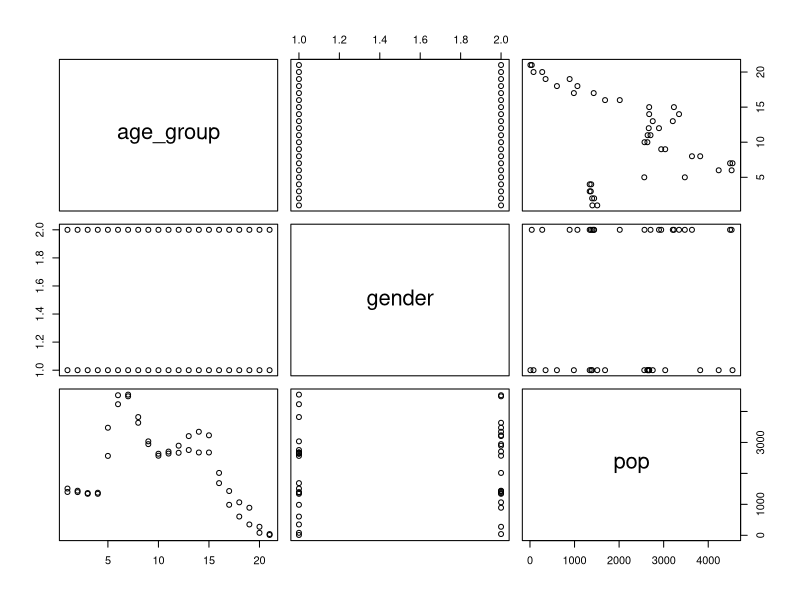
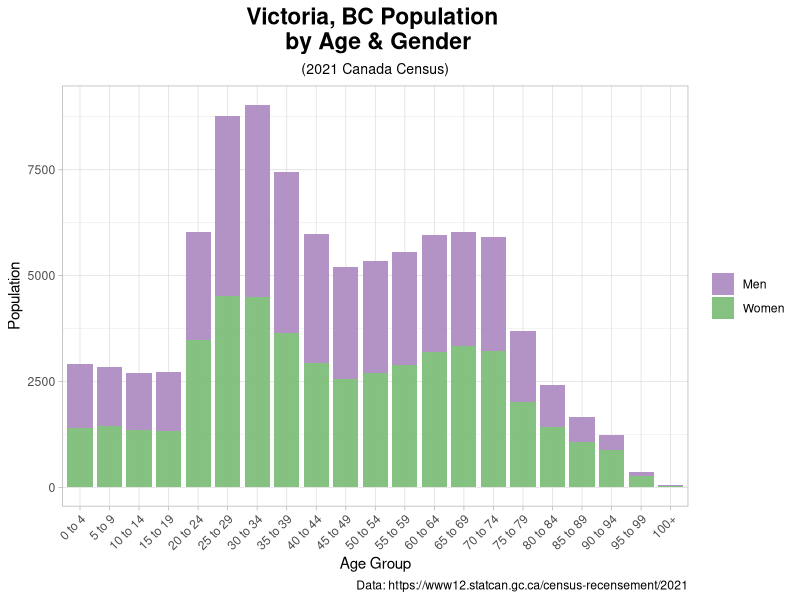
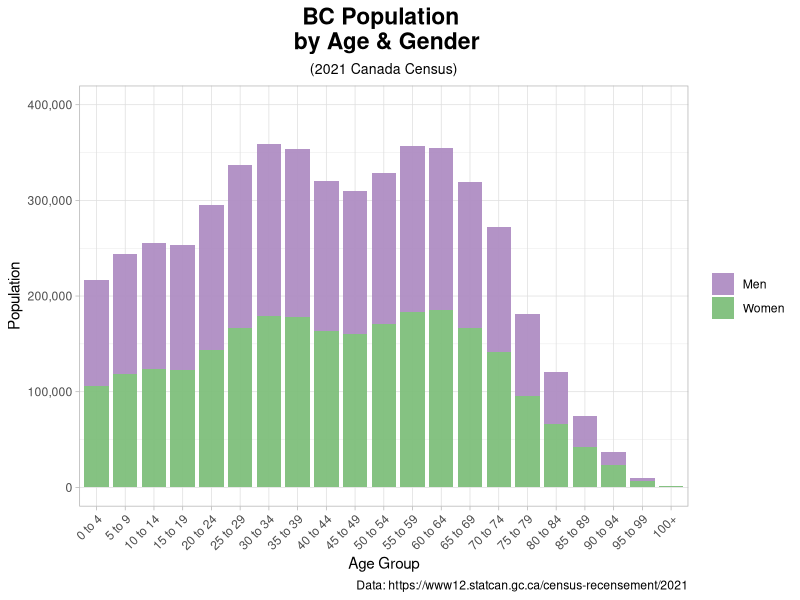
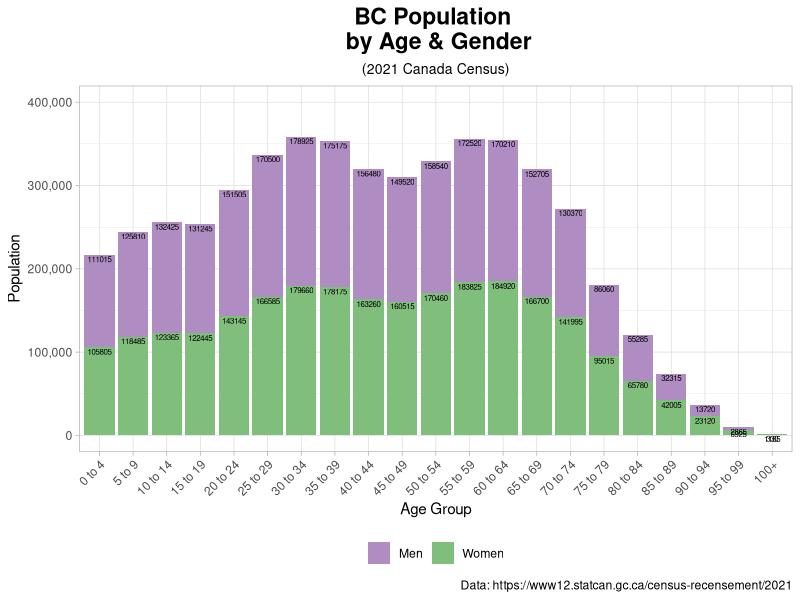
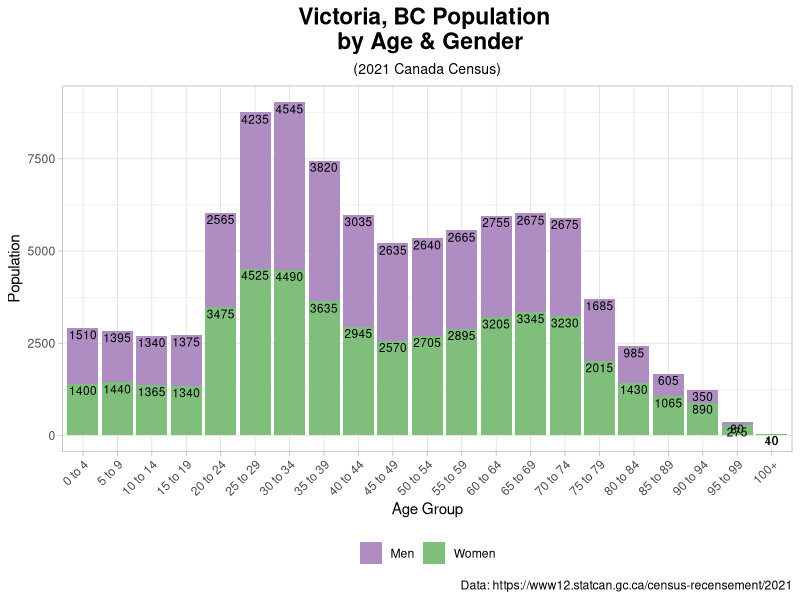
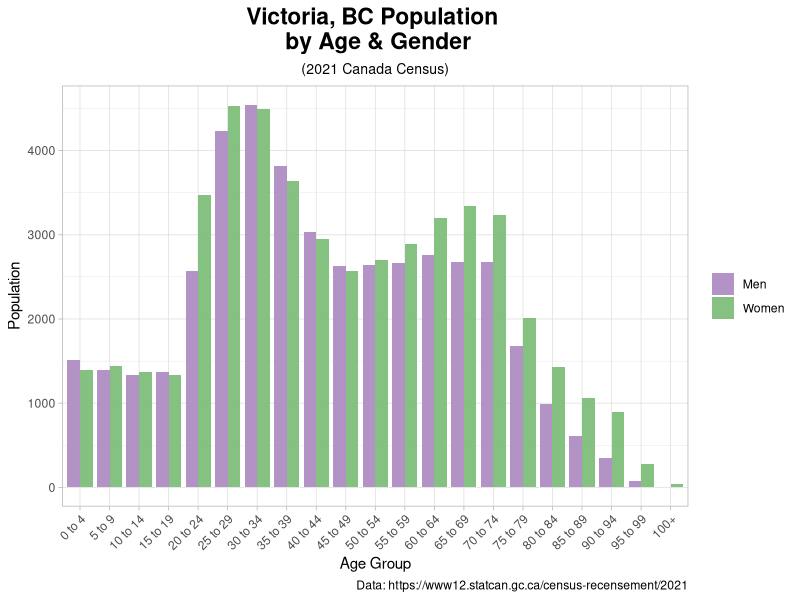
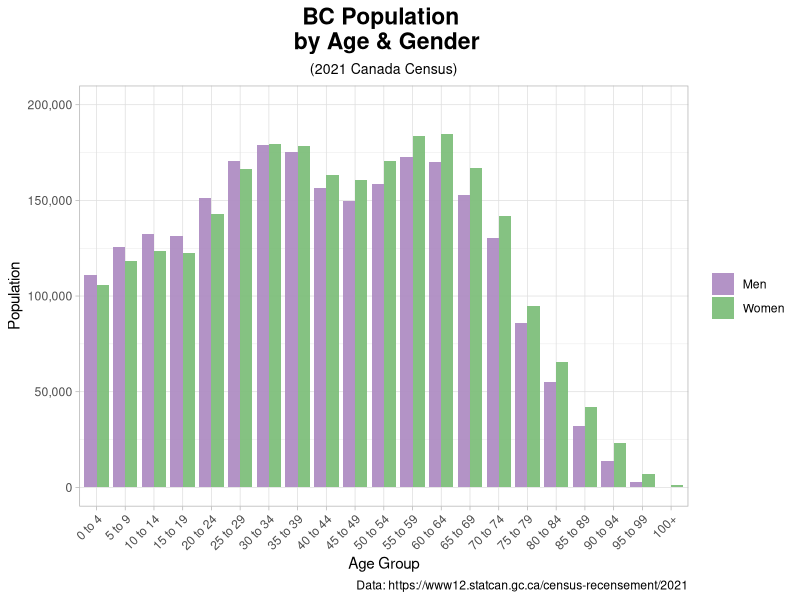
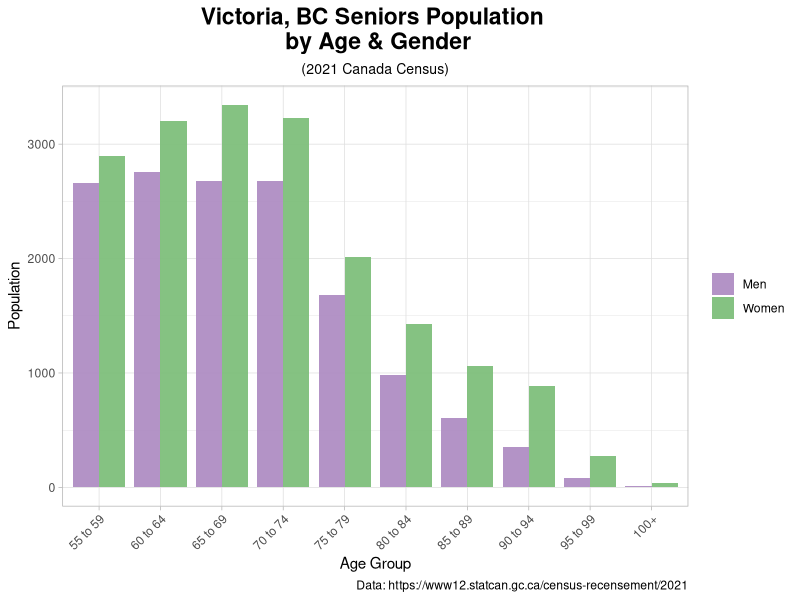

Write the R code that produced these figures, in order.
## ---- chunk 1
knitr::opts_chunk$set(echo = TRUE)
## ---- chunk 2
# install.packages("")
library(tidyverse)
library(patchwork) # for muoltiple plots
## ---- chunk 3
Victoria_pop_age_gender_2021 <- read.csv("Pop-Age-Gender-Victoria-2021-Census-2021A00055917034_5.csv", 
                                         skip = 2, header = T)
BC_pop_2021 <- read.csv("BC-Pop-2021A000259_6.csv", 
                                         skip = 2, header = T)
Canada_senior_pop_2021 <- read.csv("Canada-Senior-pop-percentage-2021A000259_5.csv", 
                                         skip = 2, header = T)
## ---- chunk 4
Victoria_pop_age_gender_2021 <- head(Victoria_pop_age_gender_2021, -12)
BC_pop_2021 <- head(BC_pop_2021, -12)
Canada_senior_pop_2021 <- head(Canada_senior_pop_2021, -12)
## ---- chunk 5
class(Victoria_pop_age_gender_2021)
str(Victoria_pop_age_gender_2021)
colnames(Victoria_pop_age_gender_2021)
print(Victoria_pop_age_gender_2021)
glimpse(Victoria_pop_age_gender_2021)

class(BC_pop_2021)
str(BC_pop_2021)
colnames(BC_pop_2021)
print(BC_pop_2021)
glimpse(BC_pop_2021)
## ---- chunk 6
Victoria_pop_age_gender_2021[Victoria_pop_age_gender_2021 == "Women+"] <- "Women"
Victoria_pop_age_gender_2021[Victoria_pop_age_gender_2021 == "Men+"] <- "Men"

BC_pop_2021[BC_pop_2021 == "Women+"] <- "Women"
BC_pop_2021[BC_pop_2021 == "Men+"] <- "Men"
## ---- chunk 7
colnames(Victoria_pop_age_gender_2021) <- c("age_group", "gender", "pop")
colnames(BC_pop_2021) <- c("age_group", "gender", "pop")
## ---- chunk 8
Victoria_pop_age_gender_2021$age_group <- factor(Victoria_pop_age_gender_2021$age_group, 
      levels = str_sort(unique(Victoria_pop_age_gender_2021$age_group), numeric = TRUE))
str(Victoria_pop_age_gender_2021)

BC_pop_2021$age_group <- factor(BC_pop_2021$age_group, 
      levels = str_sort(unique(BC_pop_2021$age_group), numeric = TRUE))
str(BC_pop_2021)
## ---- chunk 9
Victoria_pop_age_gender_2021_seniors <- 
  Victoria_pop_age_gender_2021[Victoria_pop_age_gender_2021$age_group %in%
          c("55 to 59", "60 to 64", "65 to 69", "70 to 74", "75 to 79", 
            "80 to 84", "85 to 89", "90 to 94", "95 to 99", "100+"), ]

BC_pop_2021_seniors <- 
  BC_pop_2021[BC_pop_2021$age_group %in%
          c("55 to 59", "60 to 64", "65 to 69", "70 to 74", "75 to 79", 
            "80 to 84", "85 to 89", "90 to 94", "95 to 99", "100+"), ]
## ---- chunk 10
Victoria_pop_age_gender_2021_wide <- Victoria_pop_age_gender_2021 %>%
  pivot_wider(names_from = gender, values_from = pop)
## ---- chunk 11
class(Victoria_pop_age_gender_2021_wide)
str(Victoria_pop_age_gender_2021_wide)
colnames(Victoria_pop_age_gender_2021_wide)
print(Victoria_pop_age_gender_2021_wide)
glimpse(Victoria_pop_age_gender_2021_wide)
## ---- chunk 12
Victoria_pop_age_gender_2021_wide$age_group <- factor(Victoria_pop_age_gender_2021_wide$age_group, 
  levels = str_sort(unique(Victoria_pop_age_gender_2021_wide$age_group), numeric = TRUE))
str(Victoria_pop_age_gender_2021_wide)
## ---- chunk 13
Victoria_pop_age_gender_2021_wide$index <- as.numeric(row.names(Victoria_pop_age_gender_2021_wide))
Victoria_pop_age_gender_2021_wide[order(Victoria_pop_age_gender_2021_wide$index), ]
## ---- chunk 14
plot(Victoria_pop_age_gender_2021)
## ---- chunk 15
# colour_palette <- c("#d8b365", "#5ab4ac") # Colour brewer color-blind safe
colour_palette <- c("#af8dc3", "#7fbf7b") # Colour brewer color-blind safe

Vic_1 <- Victoria_pop_age_gender_2021 %>%
  ggplot(aes(x = age_group, y = pop, fill = gender)) +
  geom_bar(stat = "identity", alpha = 0.95, width = 0.85)  + # width = 1 no space between bars
  theme_light() +
  theme(
    plot.title = element_text(size = rel(1.5), face = "bold", hjust = 0.5),
    plot.subtitle = element_text(size = rel(.92), hjust = 0.5),
    axis.text.x = element_text(angle = 45, hjust = 1),
    legend.title = element_blank()
    ) +
  scale_fill_manual(values = colour_palette) +
  labs(title = "Victoria, BC Population \n by Age & Gender",
       subtitle = "(2021 Canada Census)",
       x = "Age Group",
       y = "Population",
       caption = "Data: https://www12.statcan.gc.ca/census-recensement/2021")
Vic_1 
## ---- chunk 16
# colour_palette <- c("#d8b365", "#5ab4ac") # Colour brewer color-blind safe
colour_palette <- c("#af8dc3", "#7fbf7b") # Colour brewer color-blind safe

BC <- BC_pop_2021 %>%
  ggplot(aes(x = age_group, y = pop, fill = gender)) +
  geom_bar(stat = "identity", alpha = 0.95, width = 0.85)  + # width = 1 no space between bars
  theme_light() +
  theme(
    plot.title = element_text(size = rel(1.5), face = "bold", hjust = 0.5),
    plot.subtitle = element_text(size = rel(.92), hjust = 0.5),
    axis.text.x = element_text(angle = 45, hjust = 1),
    legend.title = element_blank()
    ) +
  scale_fill_manual(values = colour_palette) +
  labs(title = "BC Population \n by Age & Gender",
       subtitle = "(2021 Canada Census)",
       x = "Age Group",
       y = "Population",
       caption = "Data: https://www12.statcan.gc.ca/census-recensement/2021") + 
  scale_y_continuous(limits = c(0, 400000), labels = scales::comma) 
        # to avoid scientific notation
BC
## ---- chunk 17
# colour_palette <- c("#d8b365", "#5ab4ac") # Colour brewer color-blind safe

# get cumulative sum
BC_pop_2021 <- BC_pop_2021 %>%
  group_by(age_group) %>% 
  mutate(label_y = cumsum(pop))

colour_palette <- c("#af8dc3", "#7fbf7b") # Colour brewer color-blind safe

BC_lab <- BC_pop_2021 %>%
  ggplot(aes(x = age_group, y = pop, fill = gender)) +
  geom_col()  + 
  geom_text(aes(y = label_y, label = pop), vjust = 1.25, size = 2) +
  theme_light() +
  theme(
    plot.title = element_text(size = rel(1.5), face = "bold", hjust = 0.5),
    plot.subtitle = element_text(size = rel(.92), hjust = 0.5),
    axis.text.x = element_text(angle = 45, hjust = 1),
    legend.position = "bottom",
    legend.title = element_blank()
    ) +
  scale_fill_manual(values = colour_palette) +
  labs(title = "BC Population \n by Age & Gender",
       subtitle = "(2021 Canada Census)",
       x = "Age Group",
       y = "Population",
       caption = "Data: https://www12.statcan.gc.ca/census-recensement/2021") + 
  scale_y_continuous(limits = c(0, 400000), labels = scales::comma) 
BC_lab
## ---- chunk 18
# colour_palette <- c("#d8b365", "#5ab4ac") # Colour brewer color-blind safe

# get cumulative sum
Victoria_pop_age_gender_2021 <- Victoria_pop_age_gender_2021 %>%
  group_by(age_group) %>% 
  mutate(label_y = cumsum(pop))

colour_palette <- c("#af8dc3", "#7fbf7b") # Colour brewer color-blind safe

Vic_lab <- Victoria_pop_age_gender_2021 %>%
  ggplot(aes(x = age_group, y = pop, fill = gender)) +
  geom_col()  + 
  geom_text(aes(y = label_y, label = pop), vjust = 1.25, size = 3) +
  theme_light() +
  theme(
    plot.title = element_text(size = rel(1.5), face = "bold", hjust = 0.5),
    plot.subtitle = element_text(size = rel(.92), hjust = 0.5),
    axis.text.x = element_text(angle = 45, hjust = 1),
    legend.position = "bottom",
    legend.title = element_blank()
    ) +
  scale_fill_manual(values = colour_palette) +
  labs(title = "Victoria, BC Population \n by Age & Gender",
       subtitle = "(2021 Canada Census)",
       x = "Age Group",
       y = "Population",
       caption = "Data: https://www12.statcan.gc.ca/census-recensement/2021")
Vic_lab
## ---- chunk 19
# colour_palette <- c("#d8b365", "#5ab4ac") # Colour brewer color-blind safe
colour_palette <- c("#af8dc3", "#7fbf7b") # Colour brewer color-blind safe

Vic_dodge <- Victoria_pop_age_gender_2021 %>%
  ggplot(aes(x = age_group, y = pop, fill = gender)) +
  geom_bar(stat = "identity", position = position_dodge(), alpha = 0.95, width = 0.85)  + 
              # width = 1 no space between bars
  theme_light() +
  theme(
    plot.title = element_text(size = rel(1.5), face = "bold", hjust = 0.5),
    plot.subtitle = element_text(size = rel(.92), hjust = 0.5),
    axis.text.x = element_text(angle = 45, hjust = 1),
    legend.title = element_blank()
    ) +
  scale_fill_manual(values = colour_palette) +
  labs(title = "Victoria, BC Population \n by Age & Gender",
       subtitle = "(2021 Canada Census)",
       x = "Age Group",
       y = "Population",
       caption = "Data: https://www12.statcan.gc.ca/census-recensement/2021")
Vic_dodge
## ---- chunk 20
# colour_palette <- c("#d8b365", "#5ab4ac") # Colour brewer color-blind safe
colour_palette <- c("#af8dc3", "#7fbf7b") # Colour brewer color-blind safe

BC_dodge <- BC_pop_2021 %>%
  ggplot(aes(x = age_group, y = pop, fill = gender)) +
  geom_bar(stat = "identity", position = position_dodge(), alpha = 0.95, width = 0.85)  + 
              # width = 1 no space between bars
  theme_light() +
  theme(
    plot.title = element_text(size = rel(1.5), face = "bold", hjust = 0.5),
    plot.subtitle = element_text(size = rel(.92), hjust = 0.5),
    axis.text.x = element_text(angle = 45, hjust = 1),
    legend.title = element_blank()
    ) +
  scale_fill_manual(values = colour_palette) +
  labs(title = "BC Population \n by Age & Gender",
       subtitle = "(2021 Canada Census)",
       x = "Age Group",
       y = "Population",
       caption = "Data: https://www12.statcan.gc.ca/census-recensement/2021") + 
  scale_y_continuous(limits = c(0, 200000), labels = scales::comma) 
BC_dodge
## ---- chunk 21
# colour_palette <- c("#d8b365", "#5ab4ac") # Colour brewer color-blind safe
colour_palette <- c("#af8dc3", "#7fbf7b") # Colour brewer color-blind safe

Vic_seniors <- Victoria_pop_age_gender_2021_seniors %>%
  ggplot(aes(x = age_group, y = pop, fill = gender)) +
  geom_bar(stat = "identity", position = position_dodge(), alpha = 0.95, width = 0.85)  + 
                      # wideth = 1 no space between bars
  theme_light() +
  theme(
    plot.title = element_text(size = rel(1.5), face = "bold", hjust = 0.5),
    plot.subtitle = element_text(size = rel(.92), hjust = 0.5),
    axis.text.x = element_text(angle = 45, hjust = 1),
    legend.title = element_blank()
    ) +
  scale_fill_manual(values = colour_palette) +
  labs(title = "Victoria, BC Seniors Population \n by Age & Gender",
       subtitle = "(2021 Canada Census)",
       x = "Age Group",
       y = "Population",
       caption = "Data: https://www12.statcan.gc.ca/census-recensement/2021")
Vic_seniors
## ---- chunk 22
# colour_palette <- c("#d8b365", "#5ab4ac") # Colour brewer color-blind safe
colour_palette <- c("#af8dc3", "#7fbf7b") # Colour brewer color-blind safe

BC_seniors <- BC_pop_2021_seniors %>%
  ggplot(aes(x = age_group, y = pop, fill = gender)) +
  geom_bar(stat = "identity", position = position_dodge(), alpha = 0.95, width = 0.85)  + 
                      # wideth = 1 no space between bars
  theme_light() +
  theme(
    plot.title = element_text(size = rel(1.5), face = "bold", hjust = 0.5),
    plot.subtitle = element_text(size = rel(.92), hjust = 0.5),
    axis.text.x = element_text(angle = 45, hjust = 1),
    legend.title = element_blank()
    ) +
  scale_fill_manual(values = colour_palette) +
  labs(title = "BC Seniors Population \n by Age & Gender",
       subtitle = "(2021 Canada Census)",
       x = "Age Group",
       y = "Population",
       caption = "Data: https://www12.statcan.gc.ca/census-recensement/2021")
BC_seniors
## ---- chunk 23
# colour_palette <- c("#d8b365", "#5ab4ac") # Colour brewer color-blind safe
colour_palette <- c("#af8dc3", "#7fbf7b") # Colour brewer color-blind safe

Vic_seniors_lab <- Victoria_pop_age_gender_2021_seniors %>%
  ggplot(aes(x = age_group, y = pop, fill = gender)) +
  geom_bar(stat = "identity", position = "dodge", alpha = 0.95, width = 0.85)  + 
                        # wideth = 1 no space between bars
  geom_text(aes(label = pop), size = 3, position = position_dodge(width = 0.9), vjust = -0.25) + 
                                    # vjust negative shows above bar
  theme_light() +
  theme(
    plot.title = element_text(size = rel(1.5), face = "bold", hjust = 0.5),
    plot.subtitle = element_text(size = rel(.92), hjust = 0.5),
    axis.text.x = element_text(angle = 45, hjust = 1),
    legend.title = element_blank()
    ) +
  scale_fill_manual(values = colour_palette) +
  labs(title = "Victoria, BC Seniors Population \n by Age & Gender",
       subtitle = "(2021 Canada Census)",
       x = "Age Group",
       y = "Population",
       caption = "Data: https://www12.statcan.gc.ca/census-recensement/2021")
Vic_seniors_lab
## ---- chunk 24
# colour_palette <- c("#d8b365", "#5ab4ac") # Colour brewer color-blind safe
colour_palette <- c("#af8dc3", "#7fbf7b") # Colour brewer color-blind safe

Vic_seniors_lab_leg_bot <-  ggplot(Victoria_pop_age_gender_2021_seniors,
                                   aes(x = age_group, y = pop, fill = gender)) +
  geom_bar(stat = "identity", position = "dodge", alpha = 0.95, width = 0.85)  + 
                            # wideth = 1 no space between bars
  geom_text(aes(label = pop), size = 3, position = position_dodge(width = 0.9), vjust = -0.25) + 
                                # vjust negative shows above bar
  theme_light() +
  theme(
    plot.title = element_text(size = rel(1.5), face = "bold", hjust = 0.5),
    plot.subtitle = element_text(size = rel(.92), hjust = 0.5),
    axis.text.x = element_text(angle = 45, hjust = 1),
    legend.position = "bottom",
    legend.title = element_blank()
    ) +
  scale_fill_manual(values = colour_palette) +
  labs(title = "Victoria, BC Seniors Population \n by Age & Gender",
       subtitle = "(2021 Canada Census)",
       x = "Age Group",
       y = "Population",
       caption = "Data: https://www12.statcan.gc.ca/census-recensement/2021")
Vic_seniors_lab_leg_bot
## ---- chunk 25
Vic_women <- Victoria_pop_age_gender_2021_wide %>%
  ggplot(aes(x = age_group, y = Women)) +
  geom_bar(stat = "identity", position = position_dodge(), 
           alpha = 0.75, width = 0.75, fill = "#d8b365")  + # wideth = 1 no space between bars
  theme_light() +
  theme(
    plot.title = element_text(size = rel(1.5), face = "bold", hjust = 0.5),
    plot.subtitle = element_text(size = rel(.92), hjust = 0.5),
    axis.text.x = element_text(angle = 45, hjust = 1)
    ) +
  labs(title = "Victoria, BC Women Population by Age",
       subtitle = "(2021 Canada Census)",
       x = "Age Group",
       y = "Population",
       caption = "Data: https://www12.statcan.gc.ca/census-recensement/2021")
Vic_women
## ---- chunk 26
Vic_men <- Victoria_pop_age_gender_2021_wide %>%
  ggplot(aes(x = age_group, y = Men)) +
  geom_bar(stat = "identity", position = position_dodge(), 
           alpha = 0.75, width = 0.75, fill = "#d8b365")  + # wideth = 1 no space between bars
  theme_light() +
  theme(
    plot.title = element_text(size = rel(1.5), face = "bold", hjust = 0.5),
    plot.subtitle = element_text(size = rel(.92), hjust = 0.5),
    axis.text.x = element_text(angle = 45, hjust = 1),
    ) +
  labs(title = "Victoria, BC Men's Population by Age",
       subtitle = "(2021 Canada Census)",
       x = "Age Group",
       y = "Population",
       caption = "Data: https://www12.statcan.gc.ca/census-recensement/2021")
Vic_men
## ---- chunk 27
BC + BC_dodge
BC_lab
Vic_lab + Vic_1
Vic_dodge + BC_dodge
Vic_men + Vic_women
BC_seniors + Vic_seniors
Vic_seniors + Vic_seniors_lab
Vic_seniors_lab + Vic_seniors_lab_leg_bot
Vic_seniors_lab /  Vic_seniors_lab_leg_bot
## ---- chunk 28
census_age_gender_ggplot <- function(data, colpat1, colpat2, title, subtitle, caption, labelsize, filename, aspect_ratio = 2.5){

  # clean data
  data[data == "Women+"] <- "Women"
  data[data == "Men+"] <- "Men"
  colnames(data) <- c("age_group", "gender", "pop")

  # format pop with commas in thousands
#  formatC(data$pop, format = "d", big.mark = ",")


  # sort age values
  data$age_group <- factor(data$age_group, levels = str_sort(unique(data$age_group), numeric = TRUE))

  # Colour brewer color-blind safe
   colour_palette <- c(colpat1, colpat2)

   # ggplot
   ggplot(data, aes(x = age_group, y = pop, fill = gender)) +
    geom_bar(stat = "identity", position = "dodge", alpha = 0.95, width = 0.85)  +
    # wideth = 1 no space between bars
    geom_text(aes(label = pop), size = labelsize, position = position_dodge(width = 0.9), vjust = 0.35, hjust = 1.05, angle = 90) +
    # vjust negative shows above bar
    theme_light() +
    theme(
      plot.title = element_text(size = rel(1.5), face = "bold", hjust = 0.5),
      plot.subtitle = element_text(size = rel(.92), hjust = 0.5),
      axis.text.x = element_text(angle = 45, hjust = 1),
      legend.position = "bottom",
      legend.title = element_blank()
    ) +
    scale_fill_manual(values = colour_palette) +
    labs(title = title,
         subtitle = subtitle,
         x = "Age Group",
         y = "Population",
         caption = caption)

   aspect_ratio <- aspect_ratio
   ggplot2::ggsave(filename, height = 10 , width = 4 * aspect_ratio)
}
## ---- chunk 29
p1 <- census_age_gender_ggplot(data = Victoria_pop_age_gender_2021_seniors,
        colpat1 = "#af8dc3", colpat2 = "#7fbf7b",
        title = "Victoria Seniors Population \n by Age & Gender",
        subtitle = "(2021 Canada Census)",
        caption = "Data: https://www12.statcan.gc.ca/census-recensement/2021",
        labelsize = 3,
        filename = "Victoria_pop_age_gender_2021_seniors.jpg"
)
p1

# this changes values of y axis,
# BC_pop_2021$pop <- formatC(BC_pop_2021$pop, format = "d", big.mark = ",")

p2 <- census_age_gender_ggplot(data = BC_pop_2021,
         colpat1 = "#af8dc3", colpat2 = "#7fbf7b",
         title = "BC Population \n by Age & Gender",
         subtitle = "(2021 Canada Census)",
         caption = "Data: https://www12.statcan.gc.ca/census-recensement/2021",
         labelsize = 3,
         filename = "BC_pop_2021.jpg"
)
p2

p3 <- census_age_gender_ggplot(data = BC_pop_2021_seniors,
                               colpat1 = "#af8dc3", colpat2 = "#7fbf7b",
                               title = "BC Seniors Population \n by Age & Gender",
                               subtitle = "(2021 Canada Census)",
                               caption = "Data: https://www12.statcan.gc.ca/census-recensement/2021",
                               labelsize = 3,
                               filename = "BC_pop_2021_seniors.jpg"
)
p3
## ---- chunk 30
# to document specific packages used to run script
sessionInfo()
